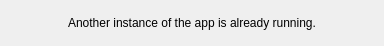
<?xml version="1.0" encoding="UTF-8"?>
<ui version="4.0">
 <class>Dialog</class>
 <widget class="QDialog" name="Dialog">
  <property name="geometry">
   <rect>
    <x>0</x>
    <y>0</y>
    <width>384</width>
    <height>46</height>
   </rect>
  </property>
  <property name="windowTitle">
   <string>Already running</string>
  </property>
  <property name="styleSheet">
   <string notr="true">font: 12pt &quot;Bahnschrift&quot;;</string>
  </property>
  <layout class="QVBoxLayout" name="verticalLayout">
   <item>
    <widget class="QLabel" name="label">
     <property name="text">
      <string>Another instance of the app is already running.</string>
     </property>
     <property name="alignment">
      <set>Qt::AlignCenter</set>
     </property>
    </widget>
   </item>
  </layout>
 </widget>
 <resources/>
 <connections/>
</ui>
